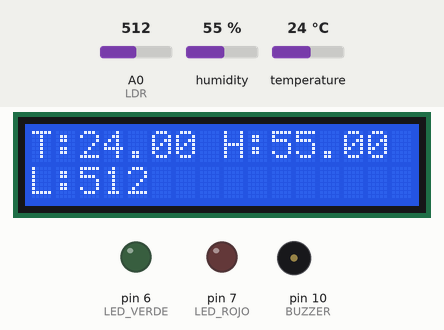
Simulated run of this sketch. Board: Arduino Uno, built with avr-gcc and run on an emulated ATmega328P. Shown: 16×2 character LCD, output pins drawn as LEDs (lit = HIGH), buzzer (waves = sounding). The inputs (shaded band) are chosen by the test bench; at power-on: temperature 24 °C, A0 (LDR) = 512, humidity 55 %. What the sketch prints to the serial monitor is not drawn.

Above: at 1.2 s.
1.3 s: temperature set to 27.3 °C
At 3.3 s:
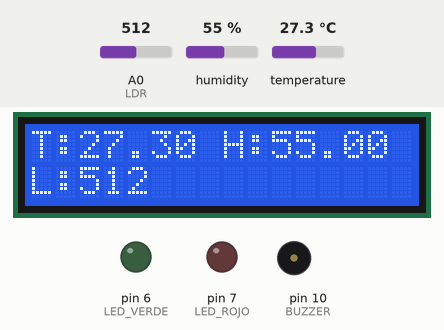
3.6 s: temperature set to 28.5 °C
At 5.4 s:
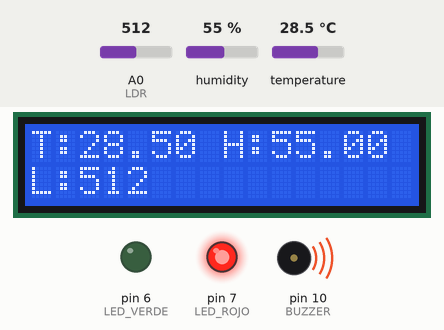
5.7 s: A0 (LDR) set to 493
At 6.8 s:
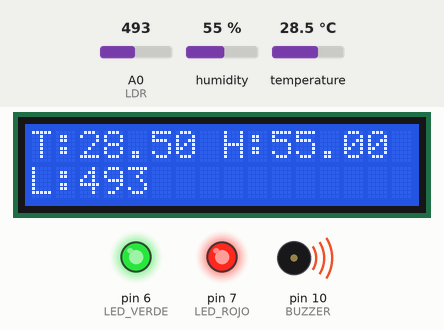
7.7 s: temperature set to 12 °C
At 9.2 s:
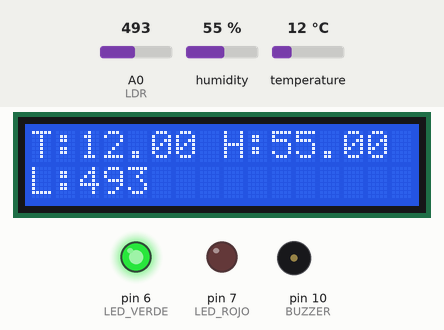
9.8 s: A0 (LDR) set to 510
At 11.6 s:
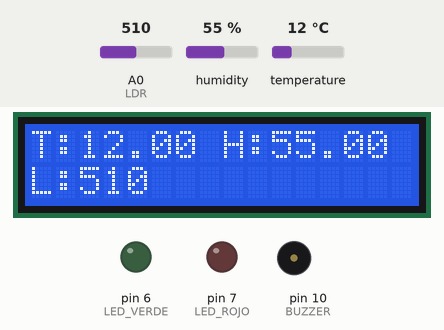
11.9 s: humidity set to 22 %
At 12.8 s:
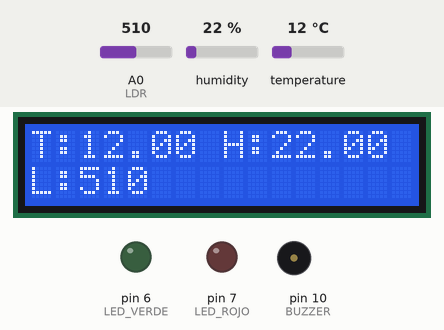
Timing chart, 0 to 14.9 s (numbered marks = the images above; inputs shaded):
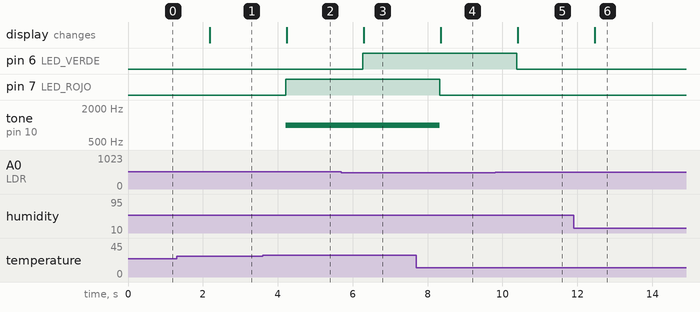

Measured:
- the behaviour switches between 28 and 28.1 °C on temperature (found by bisection; images 1 and 2)
- the behaviour switches between 500 and 499 on A0 (LDR) (found by bisection; images 2 and 3)
- after the input at 1.3 s, the display: changes after 0.88 s (image 1)
- after the input at 3.6 s, pin 7 (LED_ROJO): LOW → HIGH after 0.61 s; tone on pin 10 (BUZZER): silent → 1000 Hz after 0.61 s; the display: changes after 0.64 s (image 2)
- after the input at 5.7 s, pin 6 (LED_VERDE): LOW → HIGH after 0.57 s; the display: changes after 0.59 s (image 3)
- after the input at 7.7 s, pin 7 (LED_ROJO): HIGH → LOW after 0.62 s; tone on pin 10 (BUZZER): 1000 Hz → silent after 0.62 s; the display: changes after 0.65 s (image 4)
- after the input at 9.8 s, pin 6 (LED_VERDE): HIGH → LOW after 0.58 s; the display: changes after 0.60 s (image 5)
- after the input at 11.9 s, the display: changes after 0.56 s (image 6)

The sketch:

ascensor_ACME_act3.ino
```cpp
#include <LiquidCrystal_I2C.h>
#include <DHT.h>

#define DHTPIN 2
#define DHTTYPE DHT22

#define LDR A0

#define LED_VERDE 6
#define LED_ROJO 7

#define BUZZER 10

bool falloDHT = false;
bool falloLDR = false;
bool modoSeguro = false;

DHT dht(DHTPIN, DHTTYPE);

LiquidCrystal_I2C lcd(0x27, 16, 2);

void setup() {

  Serial.begin(9600);

  dht.begin();

  lcd.init();
  lcd.backlight();

  pinMode(LED_VERDE, OUTPUT);
  pinMode(LED_ROJO, OUTPUT);

  pinMode(BUZZER, OUTPUT);

  Serial.println("Sistema iniciado");
  Serial.println("Autodiagnostico activado");

}

void loop() {

  float temperatura = dht.readTemperature();
  float humedad = dht.readHumidity();
  int luz = analogRead(LDR);

  falloDHT = false;
  falloLDR = false;
  modoSeguro = false;

  // -------------------------
  // AUTODIAGNOSTICO
  // -------------------------

  if (isnan(temperatura) || isnan(humedad)) {
    falloDHT = true;
  }

  if (temperatura < -20 || temperatura > 80) {
    falloDHT = true;
  }

  if (humedad < 0 || humedad > 100) {
    falloDHT = true;
  }

  if (luz < 0 || luz > 1023) {
    falloLDR = true;
  }

  if (falloDHT || falloLDR) {

    modoSeguro = true;

    digitalWrite(LED_VERDE, LOW);
    digitalWrite(LED_ROJO, HIGH);

    tone(BUZZER, 1500);

    lcd.clear();
    lcd.setCursor(0, 0);
    lcd.print("FALLO SENSOR");

    lcd.setCursor(0, 1);
    lcd.print("MODO SEGURO");

    Serial.println("ERROR SENSOR DETECTADO");
    Serial.println("MODO SEGURO ACTIVADO");

    delay(2000);

    return;
  }

  // -------------------------
  // CONTROL DE ILUMINACION
  // -------------------------

  if (luz < 500) {
    digitalWrite(LED_VERDE, HIGH);
  } else {
    digitalWrite(LED_VERDE, LOW);
  }

  // -------------------------
  // CONTROL DE TEMPERATURA
  // -------------------------

  if (temperatura > 28) {

    digitalWrite(LED_ROJO, HIGH);
    tone(BUZZER, 1000);

  } else {

    digitalWrite(LED_ROJO, LOW);
    noTone(BUZZER);

  }

  // -------------------------
  // MONITOR SERIE
  // -------------------------

  Serial.print("Temperatura: ");
  Serial.print(temperatura);

  Serial.print(" Humedad: ");
  Serial.print(humedad);

  Serial.print(" Luz: ");
  Serial.print(luz);

  Serial.println(" Estado: OK");

  // -------------------------
  // VISUALIZACION LCD
  // -------------------------

  lcd.clear();

  lcd.setCursor(0, 0);
  lcd.print("T:");
  lcd.print(temperatura);

  lcd.print(" H:");
  lcd.print(humedad);

  lcd.setCursor(0, 1);
  lcd.print("L:");
  lcd.print(luz);

  delay(1000);

}
```
